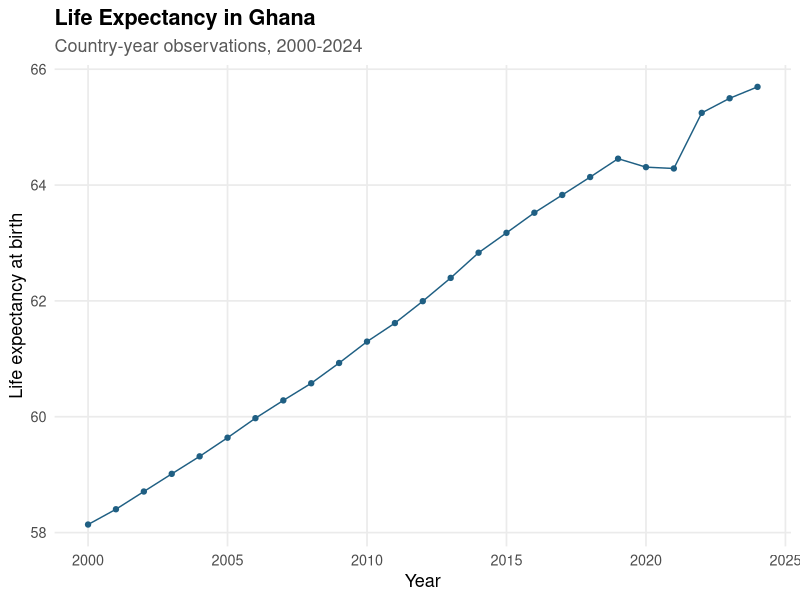
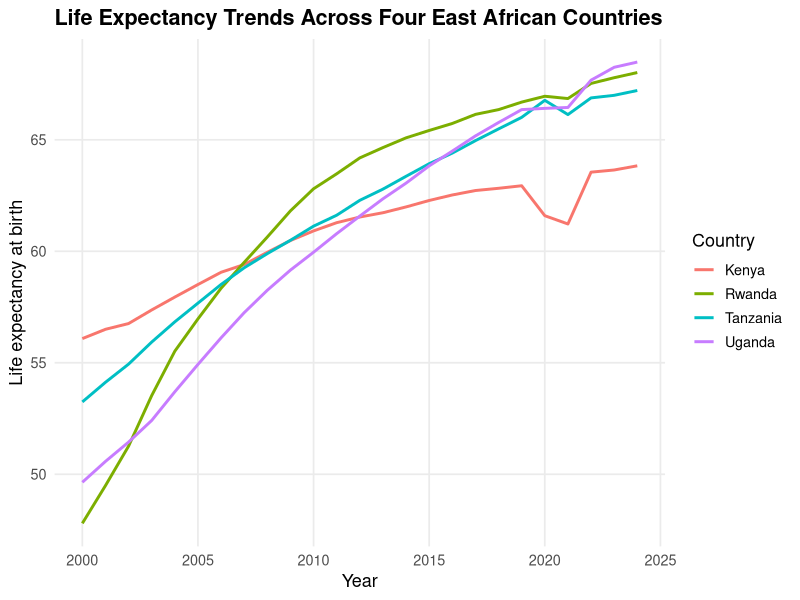
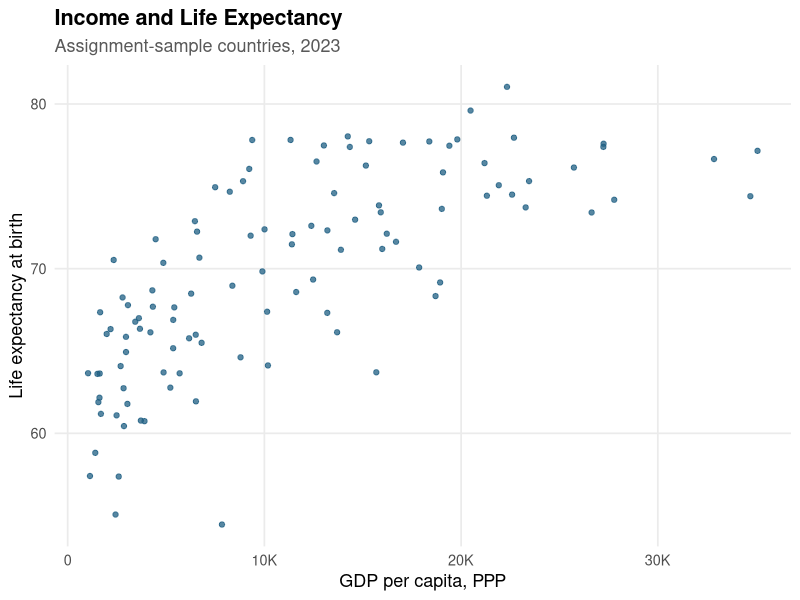
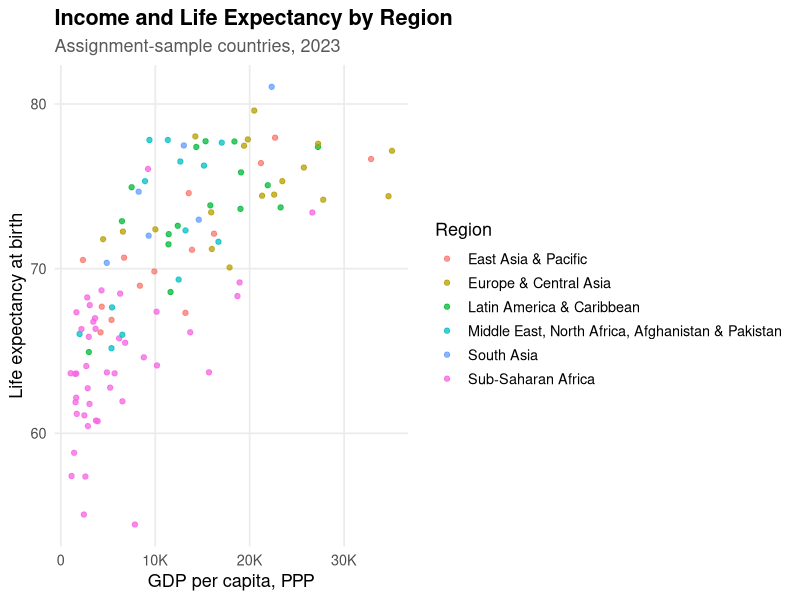
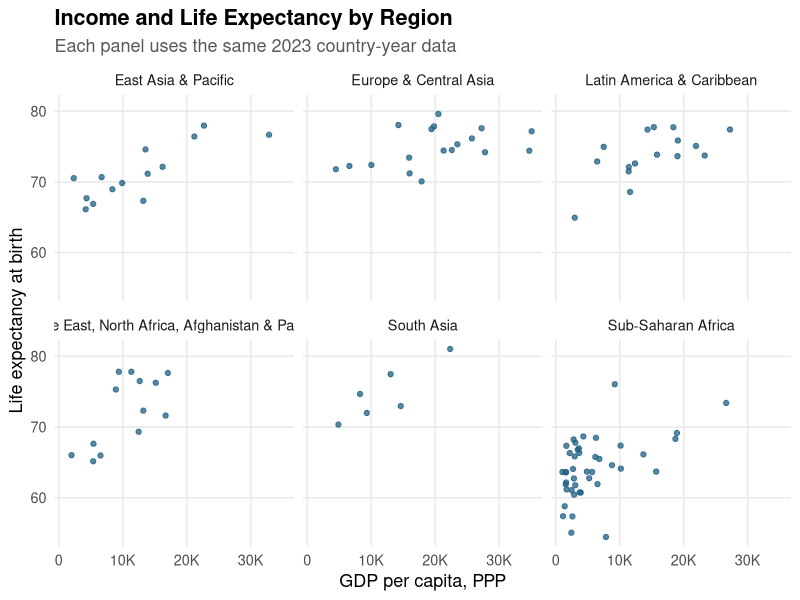
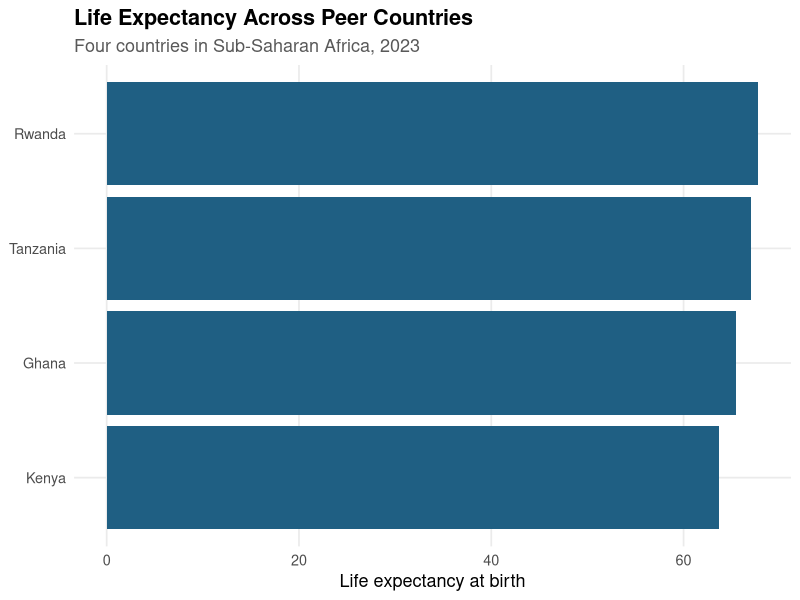

The R script that drew these images, in order:
## ---- chunk 1
knitr::opts_chunk$set(echo = TRUE)
## ---- chunk 2
options(repos = c(CRAN = "https://cloud.r-project.org"))

if (!requireNamespace("tidyverse", quietly = TRUE)) {
  install.packages("tidyverse")
}

library(tidyverse)

dev <- read_csv("data/development_indicators_2026.csv")
dictionary <- read_csv("data/development_indicators_dictionary_2026.csv")

hks_blue <- "#1F5F83"
hks_crimson <- "#A51C30"
hks_gray <- "#6B7280"

theme_set(
  theme_minimal(base_size = 13) +
    theme(
      plot.title = element_text(face = "bold"),
      plot.subtitle = element_text(color = "gray35"),
      panel.grid.minor = element_blank()
    )
)
## ---- chunk 3
ghana <- dev |>
  filter(country == "Ghana")

ghana |>
  ggplot(aes(x = year, y = life_expectancy)) +
  geom_line(color = hks_blue) +
  geom_point(color = hks_blue) +
  labs(
    x = "Year",
    y = "Life expectancy at birth",
    title = "Life Expectancy in Ghana",
    subtitle = "Country-year observations, 2000-2024"
  )
## ---- chunk 4
# Write your code here.
## ---- chunk 5
# Write your code here.
## ---- chunk 6
east_africa_peers <- dev |>
  filter(country %in% c("Kenya", "Rwanda", "Tanzania", "Uganda"))
## ---- chunk 7
east_africa_peers |>
  distinct(country, region, income_group) |>
  arrange(country)
## ---- chunk 8
east_africa_peers |>
  ggplot(aes(x = year, y = life_expectancy, color = country)) +
  geom_line(linewidth = 1) +
  labs(
    x = "Year",
    y = "Life expectancy at birth",
    color = "Country",
    title = "Life Expectancy Trends Across Four East African Countries"
  )
## ---- chunk 9
# Write your code here.
## ---- chunk 10
# Write your code here.
## ---- chunk 11
dev |>
  filter(assignment_sample == TRUE & year == 2023) |>
  ggplot(aes(x = gdp_per_capita_ppp, y = life_expectancy)) +
  geom_point(color = hks_blue, alpha = 0.75) +
  scale_x_continuous(labels = scales::label_number(scale_cut = scales::cut_short_scale())) +
  labs(
    x = "GDP per capita, PPP",
    y = "Life expectancy at birth",
    title = "Income and Life Expectancy",
    subtitle = "Assignment-sample countries, 2023"
  )
## ---- chunk 12
dev |>
  filter(assignment_sample == TRUE & year == 2023) |>
  ggplot(aes(x = gdp_per_capita_ppp, y = life_expectancy, color = region)) +
  geom_point(alpha = 0.75) +
  scale_x_continuous(labels = scales::label_number(scale_cut = scales::cut_short_scale())) +
  labs(
    x = "GDP per capita, PPP",
    y = "Life expectancy at birth",
    color = "Region",
    title = "Income and Life Expectancy by Region",
    subtitle = "Assignment-sample countries, 2023"
  )
## ---- chunk 13
dev |>
  filter(assignment_sample == TRUE & year == 2023) |>
  ggplot(aes(x = gdp_per_capita_ppp, y = life_expectancy)) +
  geom_point(color = hks_blue, alpha = 0.75) +
  scale_x_continuous(labels = scales::label_number(scale_cut = scales::cut_short_scale())) +
  facet_wrap(~region) +
  labs(
    x = "GDP per capita, PPP",
    y = "Life expectancy at birth",
    title = "Income and Life Expectancy by Region",
    subtitle = "Each panel uses the same 2023 country-year data"
  )
## ---- chunk 14
# Write your code here.
## ---- chunk 15
# Write your code here.
## ---- chunk 16
dev |>
  filter(country %in% c("Ghana", "Kenya", "Rwanda", "Tanzania") & year == 2023) |>
  ggplot(aes(x = reorder(country, life_expectancy), y = life_expectancy)) +
  geom_col(fill = hks_blue) +
  coord_flip() +
  labs(
    x = NULL,
    y = "Life expectancy at birth",
    title = "Life Expectancy Across Peer Countries",
    subtitle = "Four countries in Sub-Saharan Africa, 2023"
  )
